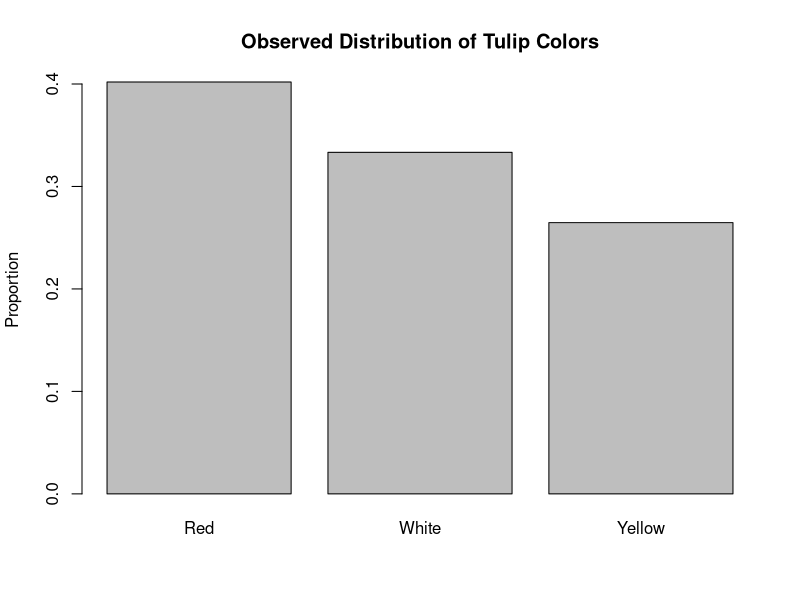
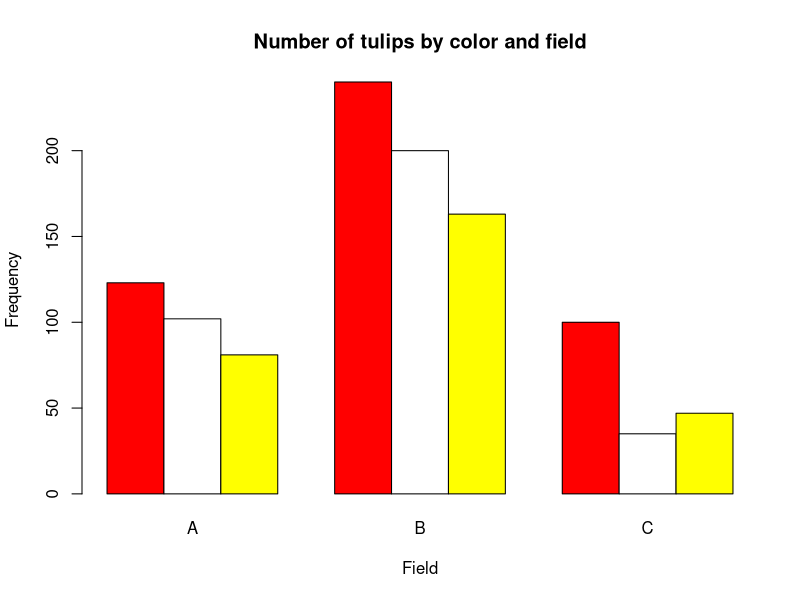
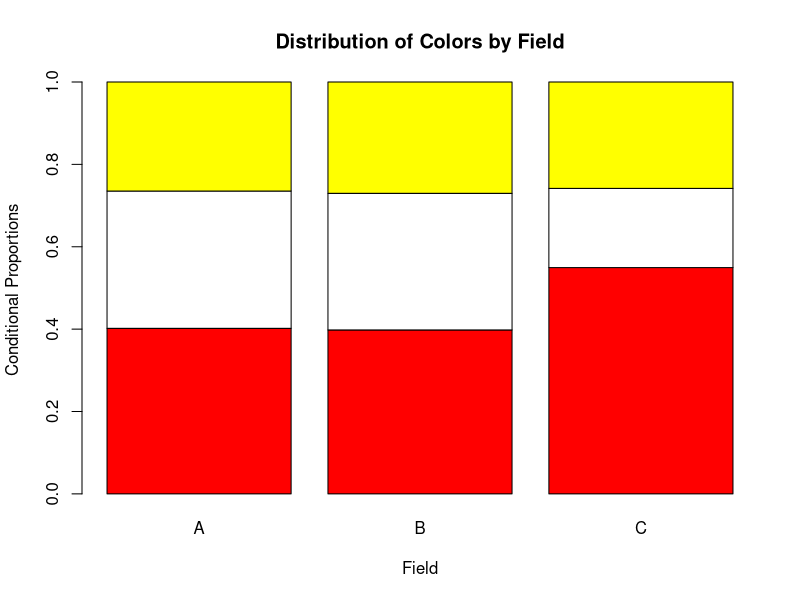

These charts were generated, in order, by the following R code:
## ---- chunk 1
knitr::opts_chunk$set(echo = TRUE, eval=TRUE, out.width="50%")
## ---- chunk 2
Darwin <- structure(
      list(Pot = c(1, 1, 1, 2, 2, 2, 3, 3, 3, 3, 3, 4, 4, 4, 4),
       Crossed = c(23.5, 12, 21, 22, 19.125, 21.5, 22.125, 20.375, 
                   18.25, 21.625, 23.25, 21, 22.125, 23, 12), 
          Self = c(17.375, 20.375, 20, 20, 18.375, 18.625, 18.625, 
                   15.25, 16.5, 18, 16.25, 18, 12.75, 15.5, 18)), 
         .Names = c("Pot", "Crossed", "Self"), 
          class = "data.frame", 
       row.names = c("1", "2", "3", "4", "5", "6", "7", "8", "9", "10", 
                      "11", "12", "13", "14", "15"))
## ---- chunk 3
Darwin
## ---- chunk 4
attach(Darwin)
X <- sum(Crossed > Self)
X
## ---- chunk 5
prop.test(13,15,p=1/2, alt='g')
## ---- chunk 6

## ---- chunk 7
dolphin.table <- matrix(c(10, 5, 3, 12), nrow=2, ncol=2, byrow = TRUE, 
                        dimnames = list(c("Dolphin","Control"), 
                                        c("Improved","Not Improved")))

# Check to make sure table was created correctly:
dolphin.table
## ---- chunk 8
prop.test(dolphin.table, alt='g')
## ---- chunk 9
prop.test(x=c(10,3), n=c(15,15), alt='g')
## ---- chunk 10
counts <- c(123, 102, 81)
n <- sum(counts)
# Sample proportions:
counts/n
barplot(counts/n, names.arg = c("Red","White","Yellow"), ylab="Proportion",
           main = "Observed Distribution of Tulip Colors")

## ---- chunk 11
chisq.test(counts, p=c(1/3,1/3,1/3), correct=FALSE)
## ---- chunk 12

## ---- chunk 13
red <- c(123,240,100)
white <- c(102,200,35)
yellow <- c(81,163,47)
tulips <- rbind(red, white, yellow)
tulips
barplot(tulips, names.arg=c("A","B","C"), col=c("red","white","yellow"),
            ylab="Frequency", xlab="Field", beside=TRUE,
            main="Number of tulips by color and field")
## ---- chunk 14
# Number of tulips collected in each field
colSums(tulips)
tulips.prop <- rbind(red/colSums(tulips), white/colSums(tulips), yellow/colSums(tulips))
barplot(tulips.prop, names.arg=c("A","B","C"), col=c("red","white","yellow"),
             ylab="Conditional Proportions", xlab="Field", beside=FALSE,
             main="Distribution of Colors by Field")
## ---- chunk 15
chisq.test(tulips, correct=FALSE)
## ---- chunk 16

